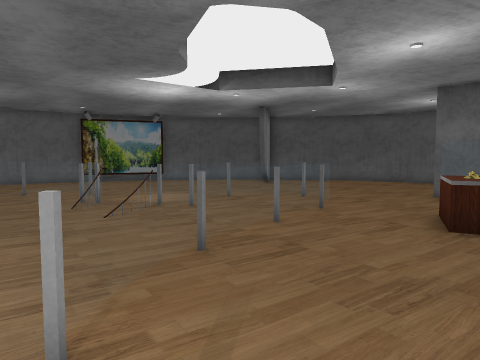
[1] (above)

19 first-person views from a walk through a Unity game level. The camera is 1.3 m above the floor, tilts 4° down and sees 70° across. The floor is counted in squares, 1 m on a side. Each view is taken from the middle of a square. On the plan, view 1 faces up. The plan holds only what a view shows up to about 15 squares ahead; the rest is blank.

[2]
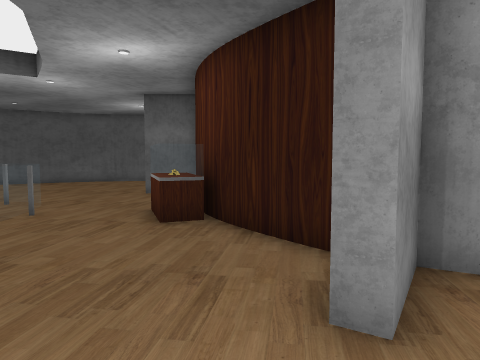

[3]
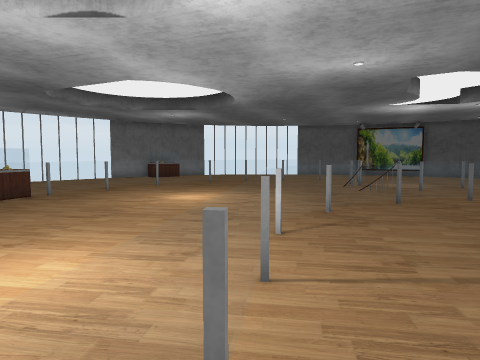

[4]
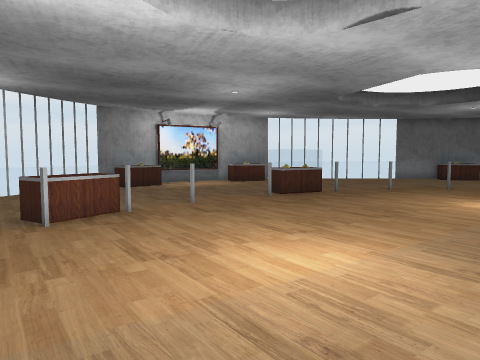

[5]
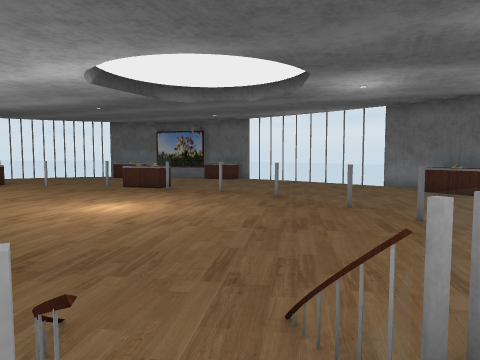

[6]
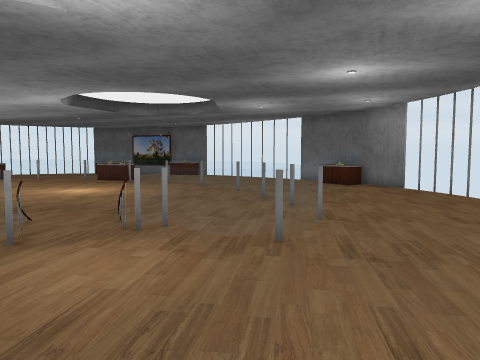

[7]
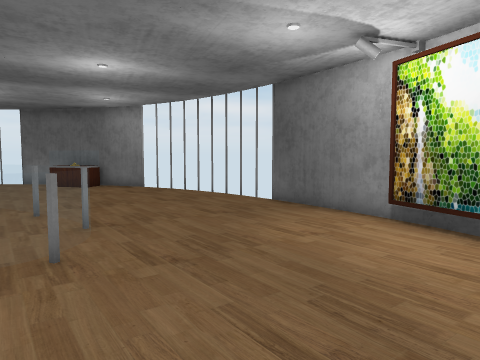

[8]
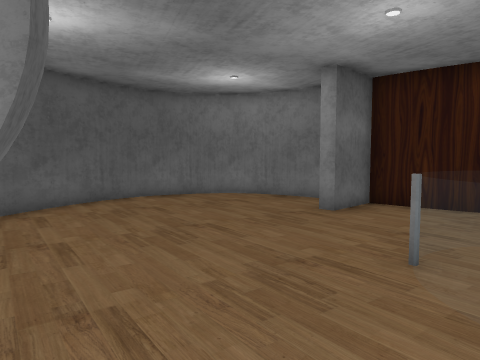

[9]
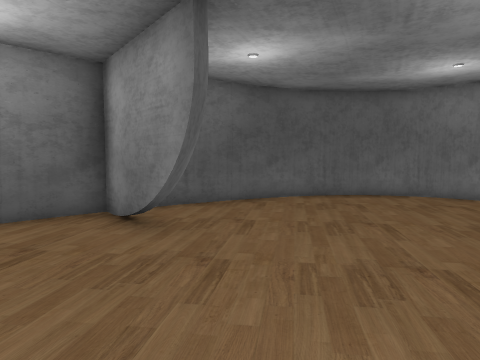

[10]
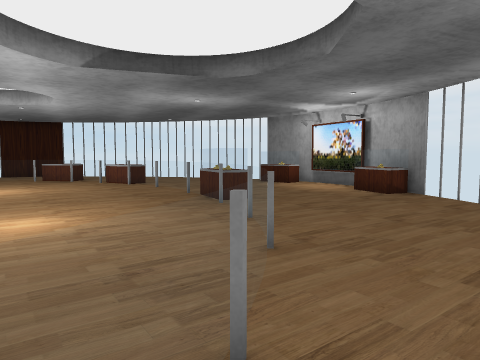

[11]
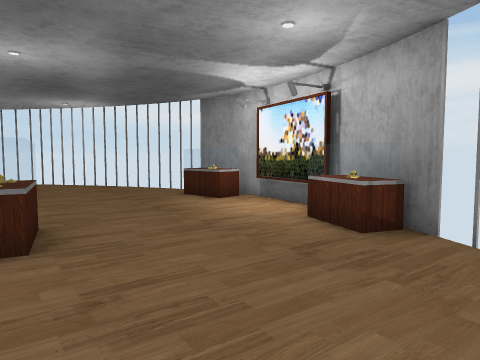

[12]
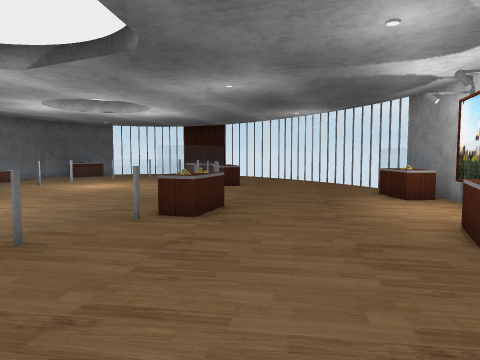

[13]
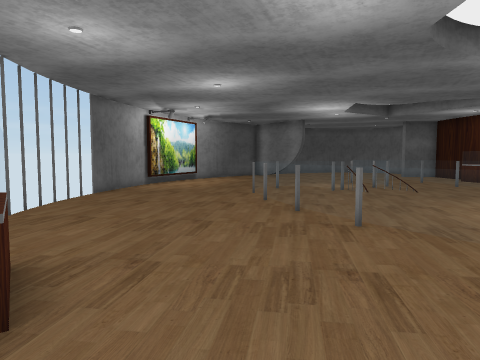

[14]
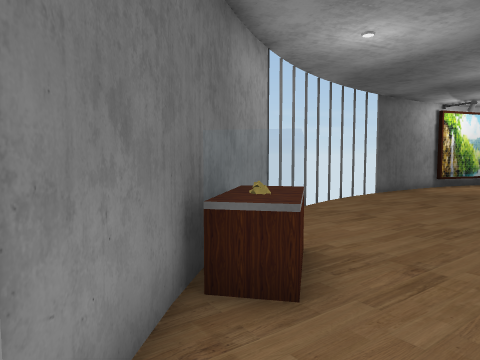

[15]
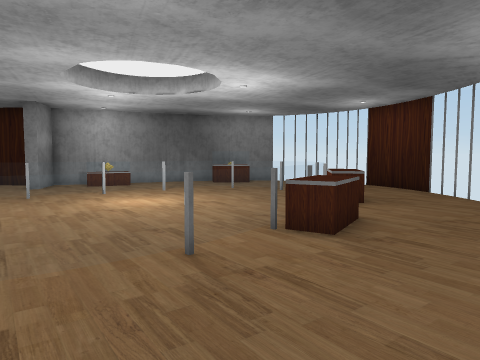

[16]
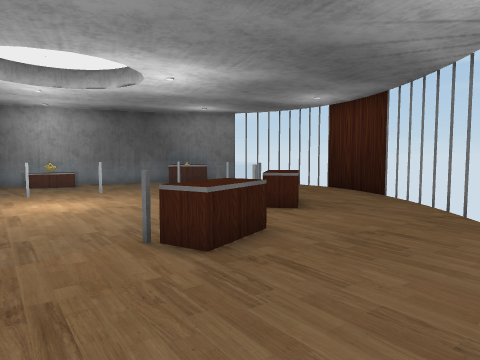

[17]
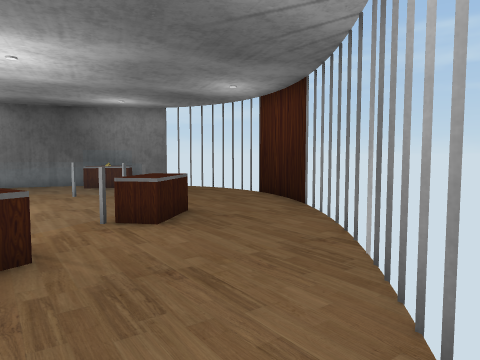

[18]
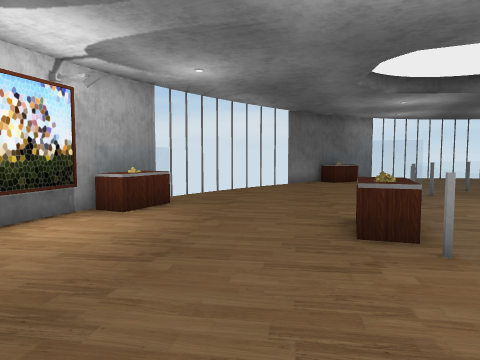

[19]
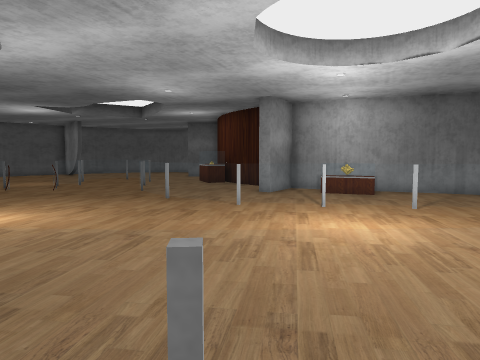

### Floor plan
Key: @ floor where view 1 was taken; # wall or solid block; . floor; = window, fence, low wall or low ledge; v drop or lower ground; T thing the floor can be seen under or through; P podium; O other object.
Columns run from 17 left of view 1 to 10 right of it. Each row starts with its distance up from view 1.
 19                 #######
 18          ###OO  ..#...####
 17        ###O..   ..#......##
 16       ##....... ..#.......##
 15      ##........ ..#........#
 14     ##.....................#
 13    ##......................#
 12   ##....... T..............#
 11   #.......T  ....===...#..##
 10   .......T .TT..=#.=...###
  9  #......=T.. T.#=.#=....#
  8 #=P.....= .....= .==...#v
  7 #PP....==........==..PPv
  6 #P.....=#.......#=...P=
  5 #......=........#.....#
  4  ......=........=....#
  3  ......=....... =....#
  2  ......=....... =....#
  1  ......=....... =...##v
  0  ......=#.......=@...Pv
 -1  ......=#.......==...Pv
 -2  ......P=#......#==..PPv
 -3 ##.....PP=.......#=....#
 -4  =P.....P=#.......==....#
 -5  =P......==........=....#
 -6  #P.......==.......#=..P=
 -7  ##........==#.....#=..PP
 -8   #O........P#=#..#=..
 -9    OPP......PP===#==
-10     #PP.........PP#.....
-11     ###..........P.....##
-12       # #.............##
-13         #   #.......###
-14             #      ##

Where each view was taken, in squares from view 1:
view 1: 0 up, 0 right, facing up
view 2: 0 up, 0 right, facing up-right
view 3: 5 down, 3 right, facing up-left
view 4: 5 down, 3 right, facing left
view 5: 10 up, 2 left, facing down-left
view 6: 15 up, 1 left, facing down-left
view 7: 14 up, 1 left, facing left
view 8: 13 up, 2 left, facing right
view 9: 11 up, 2 left, facing up-right
view 10: 8 up, 10 left, facing down
view 11: 2 up, 13 left, facing down
view 12: 2 up, 16 left, facing down-right
view 13: 3 up, 16 left, facing up-right
view 14: 3 up, 16 left, facing up
view 15: 7 down, 11 left, facing right
view 16: 9 down, 10 left, facing right
view 17: 12 down, 8 left, facing right
view 18: 9 down, 7 left, facing up-left
view 19: 7 down, 7 left, facing up-right
